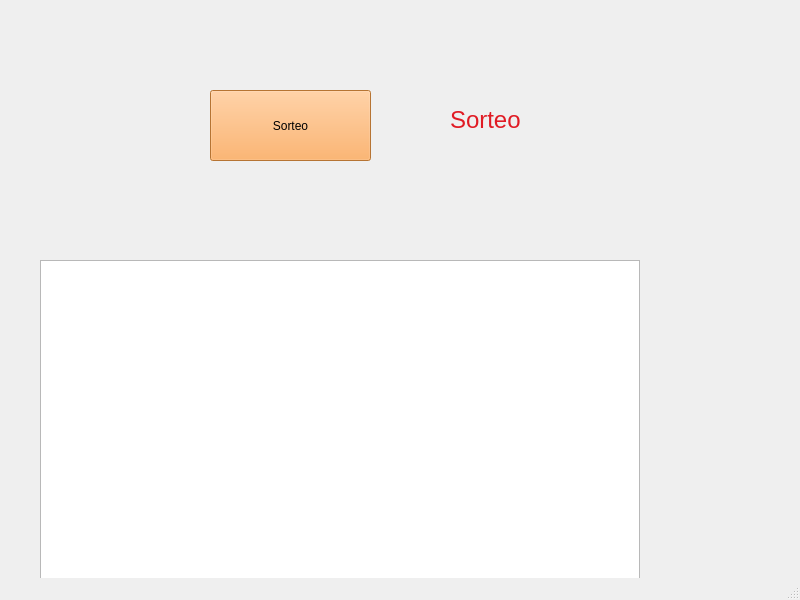
<?xml version="1.0" encoding="UTF-8"?>
<ui version="4.0">
 <class>MainWindow</class>
 <widget class="QMainWindow" name="MainWindow">
  <property name="geometry">
   <rect>
    <x>0</x>
    <y>0</y>
    <width>800</width>
    <height>600</height>
   </rect>
  </property>
  <property name="windowTitle">
   <string>Sistema de Sorteo</string>
  </property>
  <widget class="QWidget" name="centralwidget">
   <widget class="QPushButton" name="pushButton_sorteo">
    <property name="geometry">
     <rect>
      <x>210</x>
      <y>90</y>
      <width>161</width>
      <height>71</height>
     </rect>
    </property>
    <property name="palette">
     <palette>
      <active>
       <colorrole role="WindowText">
        <brush brushstyle="SolidPattern">
         <color alpha="255">
          <red>0</red>
          <green>0</green>
          <blue>0</blue>
         </color>
        </brush>
       </colorrole>
       <colorrole role="Button">
        <brush brushstyle="SolidPattern">
         <color alpha="255">
          <red>255</red>
          <green>163</green>
          <blue>72</blue>
         </color>
        </brush>
       </colorrole>
       <colorrole role="Light">
        <brush brushstyle="SolidPattern">
         <color alpha="255">
          <red>255</red>
          <green>227</green>
          <blue>199</blue>
         </color>
        </brush>
       </colorrole>
       <colorrole role="Midlight">
        <brush brushstyle="SolidPattern">
         <color alpha="255">
          <red>255</red>
          <green>195</green>
          <blue>135</blue>
         </color>
        </brush>
       </colorrole>
       <colorrole role="Dark">
        <brush brushstyle="SolidPattern">
         <color alpha="255">
          <red>127</red>
          <green>82</green>
          <blue>36</blue>
         </color>
        </brush>
       </colorrole>
       <colorrole role="Mid">
        <brush brushstyle="SolidPattern">
         <color alpha="255">
          <red>170</red>
          <green>109</green>
          <blue>48</blue>
         </color>
        </brush>
       </colorrole>
       <colorrole role="Text">
        <brush brushstyle="SolidPattern">
         <color alpha="255">
          <red>0</red>
          <green>0</green>
          <blue>0</blue>
         </color>
        </brush>
       </colorrole>
       <colorrole role="BrightText">
        <brush brushstyle="SolidPattern">
         <color alpha="255">
          <red>255</red>
          <green>255</green>
          <blue>255</blue>
         </color>
        </brush>
       </colorrole>
       <colorrole role="ButtonText">
        <brush brushstyle="SolidPattern">
         <color alpha="255">
          <red>0</red>
          <green>0</green>
          <blue>0</blue>
         </color>
        </brush>
       </colorrole>
       <colorrole role="Base">
        <brush brushstyle="SolidPattern">
         <color alpha="255">
          <red>255</red>
          <green>255</green>
          <blue>255</blue>
         </color>
        </brush>
       </colorrole>
       <colorrole role="Window">
        <brush brushstyle="SolidPattern">
         <color alpha="255">
          <red>255</red>
          <green>163</green>
          <blue>72</blue>
         </color>
        </brush>
       </colorrole>
       <colorrole role="Shadow">
        <brush brushstyle="SolidPattern">
         <color alpha="255">
          <red>0</red>
          <green>0</green>
          <blue>0</blue>
         </color>
        </brush>
       </colorrole>
       <colorrole role="AlternateBase">
        <brush brushstyle="SolidPattern">
         <color alpha="255">
          <red>255</red>
          <green>209</green>
          <blue>163</blue>
         </color>
        </brush>
       </colorrole>
       <colorrole role="ToolTipBase">
        <brush brushstyle="SolidPattern">
         <color alpha="255">
          <red>255</red>
          <green>255</green>
          <blue>220</blue>
         </color>
        </brush>
       </colorrole>
       <colorrole role="ToolTipText">
        <brush brushstyle="SolidPattern">
         <color alpha="255">
          <red>0</red>
          <green>0</green>
          <blue>0</blue>
         </color>
        </brush>
       </colorrole>
       <colorrole role="PlaceholderText">
        <brush brushstyle="SolidPattern">
         <color alpha="128">
          <red>0</red>
          <green>0</green>
          <blue>0</blue>
         </color>
        </brush>
       </colorrole>
      </active>
      <inactive>
       <colorrole role="WindowText">
        <brush brushstyle="SolidPattern">
         <color alpha="255">
          <red>0</red>
          <green>0</green>
          <blue>0</blue>
         </color>
        </brush>
       </colorrole>
       <colorrole role="Button">
        <brush brushstyle="SolidPattern">
         <color alpha="255">
          <red>255</red>
          <green>163</green>
          <blue>72</blue>
         </color>
        </brush>
       </colorrole>
       <colorrole role="Light">
        <brush brushstyle="SolidPattern">
         <color alpha="255">
          <red>255</red>
          <green>227</green>
          <blue>199</blue>
         </color>
        </brush>
       </colorrole>
       <colorrole role="Midlight">
        <brush brushstyle="SolidPattern">
         <color alpha="255">
          <red>255</red>
          <green>195</green>
          <blue>135</blue>
         </color>
        </brush>
       </colorrole>
       <colorrole role="Dark">
        <brush brushstyle="SolidPattern">
         <color alpha="255">
          <red>127</red>
          <green>82</green>
          <blue>36</blue>
         </color>
        </brush>
       </colorrole>
       <colorrole role="Mid">
        <brush brushstyle="SolidPattern">
         <color alpha="255">
          <red>170</red>
          <green>109</green>
          <blue>48</blue>
         </color>
        </brush>
       </colorrole>
       <colorrole role="Text">
        <brush brushstyle="SolidPattern">
         <color alpha="255">
          <red>0</red>
          <green>0</green>
          <blue>0</blue>
         </color>
        </brush>
       </colorrole>
       <colorrole role="BrightText">
        <brush brushstyle="SolidPattern">
         <color alpha="255">
          <red>255</red>
          <green>255</green>
          <blue>255</blue>
         </color>
        </brush>
       </colorrole>
       <colorrole role="ButtonText">
        <brush brushstyle="SolidPattern">
         <color alpha="255">
          <red>0</red>
          <green>0</green>
          <blue>0</blue>
         </color>
        </brush>
       </colorrole>
       <colorrole role="Base">
        <brush brushstyle="SolidPattern">
         <color alpha="255">
          <red>255</red>
          <green>255</green>
          <blue>255</blue>
         </color>
        </brush>
       </colorrole>
       <colorrole role="Window">
        <brush brushstyle="SolidPattern">
         <color alpha="255">
          <red>255</red>
          <green>163</green>
          <blue>72</blue>
         </color>
        </brush>
       </colorrole>
       <colorrole role="Shadow">
        <brush brushstyle="SolidPattern">
         <color alpha="255">
          <red>0</red>
          <green>0</green>
          <blue>0</blue>
         </color>
        </brush>
       </colorrole>
       <colorrole role="AlternateBase">
        <brush brushstyle="SolidPattern">
         <color alpha="255">
          <red>255</red>
          <green>209</green>
          <blue>163</blue>
         </color>
        </brush>
       </colorrole>
       <colorrole role="ToolTipBase">
        <brush brushstyle="SolidPattern">
         <color alpha="255">
          <red>255</red>
          <green>255</green>
          <blue>220</blue>
         </color>
        </brush>
       </colorrole>
       <colorrole role="ToolTipText">
        <brush brushstyle="SolidPattern">
         <color alpha="255">
          <red>0</red>
          <green>0</green>
          <blue>0</blue>
         </color>
        </brush>
       </colorrole>
       <colorrole role="PlaceholderText">
        <brush brushstyle="SolidPattern">
         <color alpha="128">
          <red>0</red>
          <green>0</green>
          <blue>0</blue>
         </color>
        </brush>
       </colorrole>
      </inactive>
      <disabled>
       <colorrole role="WindowText">
        <brush brushstyle="SolidPattern">
         <color alpha="255">
          <red>127</red>
          <green>82</green>
          <blue>36</blue>
         </color>
        </brush>
       </colorrole>
       <colorrole role="Button">
        <brush brushstyle="SolidPattern">
         <color alpha="255">
          <red>255</red>
          <green>163</green>
          <blue>72</blue>
         </color>
        </brush>
       </colorrole>
       <colorrole role="Light">
        <brush brushstyle="SolidPattern">
         <color alpha="255">
          <red>255</red>
          <green>227</green>
          <blue>199</blue>
         </color>
        </brush>
       </colorrole>
       <colorrole role="Midlight">
        <brush brushstyle="SolidPattern">
         <color alpha="255">
          <red>255</red>
          <green>195</green>
          <blue>135</blue>
         </color>
        </brush>
       </colorrole>
       <colorrole role="Dark">
        <brush brushstyle="SolidPattern">
         <color alpha="255">
          <red>127</red>
          <green>82</green>
          <blue>36</blue>
         </color>
        </brush>
       </colorrole>
       <colorrole role="Mid">
        <brush brushstyle="SolidPattern">
         <color alpha="255">
          <red>170</red>
          <green>109</green>
          <blue>48</blue>
         </color>
        </brush>
       </colorrole>
       <colorrole role="Text">
        <brush brushstyle="SolidPattern">
         <color alpha="255">
          <red>127</red>
          <green>82</green>
          <blue>36</blue>
         </color>
        </brush>
       </colorrole>
       <colorrole role="BrightText">
        <brush brushstyle="SolidPattern">
         <color alpha="255">
          <red>255</red>
          <green>255</green>
          <blue>255</blue>
         </color>
        </brush>
       </colorrole>
       <colorrole role="ButtonText">
        <brush brushstyle="SolidPattern">
         <color alpha="255">
          <red>127</red>
          <green>82</green>
          <blue>36</blue>
         </color>
        </brush>
       </colorrole>
       <colorrole role="Base">
        <brush brushstyle="SolidPattern">
         <color alpha="255">
          <red>255</red>
          <green>163</green>
          <blue>72</blue>
         </color>
        </brush>
       </colorrole>
       <colorrole role="Window">
        <brush brushstyle="SolidPattern">
         <color alpha="255">
          <red>255</red>
          <green>163</green>
          <blue>72</blue>
         </color>
        </brush>
       </colorrole>
       <colorrole role="Shadow">
        <brush brushstyle="SolidPattern">
         <color alpha="255">
          <red>0</red>
          <green>0</green>
          <blue>0</blue>
         </color>
        </brush>
       </colorrole>
       <colorrole role="AlternateBase">
        <brush brushstyle="SolidPattern">
         <color alpha="255">
          <red>255</red>
          <green>163</green>
          <blue>72</blue>
         </color>
        </brush>
       </colorrole>
       <colorrole role="ToolTipBase">
        <brush brushstyle="SolidPattern">
         <color alpha="255">
          <red>255</red>
          <green>255</green>
          <blue>220</blue>
         </color>
        </brush>
       </colorrole>
       <colorrole role="ToolTipText">
        <brush brushstyle="SolidPattern">
         <color alpha="255">
          <red>0</red>
          <green>0</green>
          <blue>0</blue>
         </color>
        </brush>
       </colorrole>
       <colorrole role="PlaceholderText">
        <brush brushstyle="SolidPattern">
         <color alpha="128">
          <red>0</red>
          <green>0</green>
          <blue>0</blue>
         </color>
        </brush>
       </colorrole>
      </disabled>
     </palette>
    </property>
    <property name="text">
     <string>Sorteo</string>
    </property>
   </widget>
   <widget class="QLabel" name="label">
    <property name="geometry">
     <rect>
      <x>450</x>
      <y>100</y>
      <width>101</width>
      <height>41</height>
     </rect>
    </property>
    <property name="palette">
     <palette>
      <active>
       <colorrole role="WindowText">
        <brush brushstyle="SolidPattern">
         <color alpha="255">
          <red>0</red>
          <green>0</green>
          <blue>0</blue>
         </color>
        </brush>
       </colorrole>
       <colorrole role="Button">
        <brush brushstyle="SolidPattern">
         <color alpha="255">
          <red>237</red>
          <green>51</green>
          <blue>59</blue>
         </color>
        </brush>
       </colorrole>
       <colorrole role="Light">
        <brush brushstyle="SolidPattern">
         <color alpha="255">
          <red>255</red>
          <green>155</green>
          <blue>160</blue>
         </color>
        </brush>
       </colorrole>
       <colorrole role="Midlight">
        <brush brushstyle="SolidPattern">
         <color alpha="255">
          <red>246</red>
          <green>103</green>
          <blue>109</blue>
         </color>
        </brush>
       </colorrole>
       <colorrole role="Dark">
        <brush brushstyle="SolidPattern">
         <color alpha="255">
          <red>118</red>
          <green>25</green>
          <blue>29</blue>
         </color>
        </brush>
       </colorrole>
       <colorrole role="Mid">
        <brush brushstyle="SolidPattern">
         <color alpha="255">
          <red>158</red>
          <green>34</green>
          <blue>39</blue>
         </color>
        </brush>
       </colorrole>
       <colorrole role="Text">
        <brush brushstyle="SolidPattern">
         <color alpha="255">
          <red>0</red>
          <green>0</green>
          <blue>0</blue>
         </color>
        </brush>
       </colorrole>
       <colorrole role="BrightText">
        <brush brushstyle="SolidPattern">
         <color alpha="255">
          <red>255</red>
          <green>255</green>
          <blue>255</blue>
         </color>
        </brush>
       </colorrole>
       <colorrole role="ButtonText">
        <brush brushstyle="SolidPattern">
         <color alpha="255">
          <red>0</red>
          <green>0</green>
          <blue>0</blue>
         </color>
        </brush>
       </colorrole>
       <colorrole role="Base">
        <brush brushstyle="SolidPattern">
         <color alpha="255">
          <red>255</red>
          <green>255</green>
          <blue>255</blue>
         </color>
        </brush>
       </colorrole>
       <colorrole role="Window">
        <brush brushstyle="SolidPattern">
         <color alpha="255">
          <red>237</red>
          <green>51</green>
          <blue>59</blue>
         </color>
        </brush>
       </colorrole>
       <colorrole role="Shadow">
        <brush brushstyle="SolidPattern">
         <color alpha="255">
          <red>0</red>
          <green>0</green>
          <blue>0</blue>
         </color>
        </brush>
       </colorrole>
       <colorrole role="AlternateBase">
        <brush brushstyle="SolidPattern">
         <color alpha="255">
          <red>246</red>
          <green>153</green>
          <blue>157</blue>
         </color>
        </brush>
       </colorrole>
       <colorrole role="ToolTipBase">
        <brush brushstyle="SolidPattern">
         <color alpha="255">
          <red>255</red>
          <green>255</green>
          <blue>220</blue>
         </color>
        </brush>
       </colorrole>
       <colorrole role="ToolTipText">
        <brush brushstyle="SolidPattern">
         <color alpha="255">
          <red>0</red>
          <green>0</green>
          <blue>0</blue>
         </color>
        </brush>
       </colorrole>
       <colorrole role="PlaceholderText">
        <brush brushstyle="SolidPattern">
         <color alpha="128">
          <red>0</red>
          <green>0</green>
          <blue>0</blue>
         </color>
        </brush>
       </colorrole>
      </active>
      <inactive>
       <colorrole role="WindowText">
        <brush brushstyle="SolidPattern">
         <color alpha="255">
          <red>0</red>
          <green>0</green>
          <blue>0</blue>
         </color>
        </brush>
       </colorrole>
       <colorrole role="Button">
        <brush brushstyle="SolidPattern">
         <color alpha="255">
          <red>237</red>
          <green>51</green>
          <blue>59</blue>
         </color>
        </brush>
       </colorrole>
       <colorrole role="Light">
        <brush brushstyle="SolidPattern">
         <color alpha="255">
          <red>255</red>
          <green>155</green>
          <blue>160</blue>
         </color>
        </brush>
       </colorrole>
       <colorrole role="Midlight">
        <brush brushstyle="SolidPattern">
         <color alpha="255">
          <red>246</red>
          <green>103</green>
          <blue>109</blue>
         </color>
        </brush>
       </colorrole>
       <colorrole role="Dark">
        <brush brushstyle="SolidPattern">
         <color alpha="255">
          <red>118</red>
          <green>25</green>
          <blue>29</blue>
         </color>
        </brush>
       </colorrole>
       <colorrole role="Mid">
        <brush brushstyle="SolidPattern">
         <color alpha="255">
          <red>158</red>
          <green>34</green>
          <blue>39</blue>
         </color>
        </brush>
       </colorrole>
       <colorrole role="Text">
        <brush brushstyle="SolidPattern">
         <color alpha="255">
          <red>0</red>
          <green>0</green>
          <blue>0</blue>
         </color>
        </brush>
       </colorrole>
       <colorrole role="BrightText">
        <brush brushstyle="SolidPattern">
         <color alpha="255">
          <red>255</red>
          <green>255</green>
          <blue>255</blue>
         </color>
        </brush>
       </colorrole>
       <colorrole role="ButtonText">
        <brush brushstyle="SolidPattern">
         <color alpha="255">
          <red>0</red>
          <green>0</green>
          <blue>0</blue>
         </color>
        </brush>
       </colorrole>
       <colorrole role="Base">
        <brush brushstyle="SolidPattern">
         <color alpha="255">
          <red>255</red>
          <green>255</green>
          <blue>255</blue>
         </color>
        </brush>
       </colorrole>
       <colorrole role="Window">
        <brush brushstyle="SolidPattern">
         <color alpha="255">
          <red>237</red>
          <green>51</green>
          <blue>59</blue>
         </color>
        </brush>
       </colorrole>
       <colorrole role="Shadow">
        <brush brushstyle="SolidPattern">
         <color alpha="255">
          <red>0</red>
          <green>0</green>
          <blue>0</blue>
         </color>
        </brush>
       </colorrole>
       <colorrole role="AlternateBase">
        <brush brushstyle="SolidPattern">
         <color alpha="255">
          <red>246</red>
          <green>153</green>
          <blue>157</blue>
         </color>
        </brush>
       </colorrole>
       <colorrole role="ToolTipBase">
        <brush brushstyle="SolidPattern">
         <color alpha="255">
          <red>255</red>
          <green>255</green>
          <blue>220</blue>
         </color>
        </brush>
       </colorrole>
       <colorrole role="ToolTipText">
        <brush brushstyle="SolidPattern">
         <color alpha="255">
          <red>0</red>
          <green>0</green>
          <blue>0</blue>
         </color>
        </brush>
       </colorrole>
       <colorrole role="PlaceholderText">
        <brush brushstyle="SolidPattern">
         <color alpha="128">
          <red>0</red>
          <green>0</green>
          <blue>0</blue>
         </color>
        </brush>
       </colorrole>
      </inactive>
      <disabled>
       <colorrole role="WindowText">
        <brush brushstyle="SolidPattern">
         <color alpha="255">
          <red>118</red>
          <green>25</green>
          <blue>29</blue>
         </color>
        </brush>
       </colorrole>
       <colorrole role="Button">
        <brush brushstyle="SolidPattern">
         <color alpha="255">
          <red>237</red>
          <green>51</green>
          <blue>59</blue>
         </color>
        </brush>
       </colorrole>
       <colorrole role="Light">
        <brush brushstyle="SolidPattern">
         <color alpha="255">
          <red>255</red>
          <green>155</green>
          <blue>160</blue>
         </color>
        </brush>
       </colorrole>
       <colorrole role="Midlight">
        <brush brushstyle="SolidPattern">
         <color alpha="255">
          <red>246</red>
          <green>103</green>
          <blue>109</blue>
         </color>
        </brush>
       </colorrole>
       <colorrole role="Dark">
        <brush brushstyle="SolidPattern">
         <color alpha="255">
          <red>118</red>
          <green>25</green>
          <blue>29</blue>
         </color>
        </brush>
       </colorrole>
       <colorrole role="Mid">
        <brush brushstyle="SolidPattern">
         <color alpha="255">
          <red>158</red>
          <green>34</green>
          <blue>39</blue>
         </color>
        </brush>
       </colorrole>
       <colorrole role="Text">
        <brush brushstyle="SolidPattern">
         <color alpha="255">
          <red>118</red>
          <green>25</green>
          <blue>29</blue>
         </color>
        </brush>
       </colorrole>
       <colorrole role="BrightText">
        <brush brushstyle="SolidPattern">
         <color alpha="255">
          <red>255</red>
          <green>255</green>
          <blue>255</blue>
         </color>
        </brush>
       </colorrole>
       <colorrole role="ButtonText">
        <brush brushstyle="SolidPattern">
         <color alpha="255">
          <red>118</red>
          <green>25</green>
          <blue>29</blue>
         </color>
        </brush>
       </colorrole>
       <colorrole role="Base">
        <brush brushstyle="SolidPattern">
         <color alpha="255">
          <red>237</red>
          <green>51</green>
          <blue>59</blue>
         </color>
        </brush>
       </colorrole>
       <colorrole role="Window">
        <brush brushstyle="SolidPattern">
         <color alpha="255">
          <red>237</red>
          <green>51</green>
          <blue>59</blue>
         </color>
        </brush>
       </colorrole>
       <colorrole role="Shadow">
        <brush brushstyle="SolidPattern">
         <color alpha="255">
          <red>0</red>
          <green>0</green>
          <blue>0</blue>
         </color>
        </brush>
       </colorrole>
       <colorrole role="AlternateBase">
        <brush brushstyle="SolidPattern">
         <color alpha="255">
          <red>237</red>
          <green>51</green>
          <blue>59</blue>
         </color>
        </brush>
       </colorrole>
       <colorrole role="ToolTipBase">
        <brush brushstyle="SolidPattern">
         <color alpha="255">
          <red>255</red>
          <green>255</green>
          <blue>220</blue>
         </color>
        </brush>
       </colorrole>
       <colorrole role="ToolTipText">
        <brush brushstyle="SolidPattern">
         <color alpha="255">
          <red>0</red>
          <green>0</green>
          <blue>0</blue>
         </color>
        </brush>
       </colorrole>
       <colorrole role="PlaceholderText">
        <brush brushstyle="SolidPattern">
         <color alpha="128">
          <red>0</red>
          <green>0</green>
          <blue>0</blue>
         </color>
        </brush>
       </colorrole>
      </disabled>
     </palette>
    </property>
    <property name="font">
     <font>
      <pointsize>20</pointsize>
     </font>
    </property>
    <property name="text">
     <string>&lt;html&gt;&lt;head/&gt;&lt;body&gt;&lt;p&gt;&lt;span style=&quot; font-size:18pt; color:#e01b24;&quot;&gt;Sorteo&lt;/span&gt;&lt;/p&gt;&lt;/body&gt;&lt;/html&gt;</string>
    </property>
    <property name="textFormat">
     <enum>Qt::RichText</enum>
    </property>
   </widget>
   <widget class="QTableWidget" name="tableWidget">
    <property name="geometry">
     <rect>
      <x>40</x>
      <y>260</y>
      <width>600</width>
      <height>600</height>
     </rect>
    </property>
    <property name="verticalScrollBarPolicy">
     <enum>Qt::ScrollBarAlwaysOff</enum>
    </property>
    <property name="horizontalScrollBarPolicy">
     <enum>Qt::ScrollBarAlwaysOff</enum>
    </property>
    <property name="sizeAdjustPolicy">
     <enum>QAbstractScrollArea::AdjustToContentsOnFirstShow</enum>
    </property>
    <property name="tabKeyNavigation">
     <bool>false</bool>
    </property>
    <property name="showDropIndicator" stdset="0">
     <bool>false</bool>
    </property>
    <property name="dragDropOverwriteMode">
     <bool>false</bool>
    </property>
    <attribute name="horizontalHeaderVisible">
     <bool>false</bool>
    </attribute>
    <attribute name="horizontalHeaderHighlightSections">
     <bool>false</bool>
    </attribute>
    <attribute name="verticalHeaderVisible">
     <bool>false</bool>
    </attribute>
    <attribute name="verticalHeaderHighlightSections">
     <bool>false</bool>
    </attribute>
   </widget>
  </widget>
  <widget class="QStatusBar" name="statusbar"/>
 </widget>
 <resources/>
 <connections/>
</ui>
